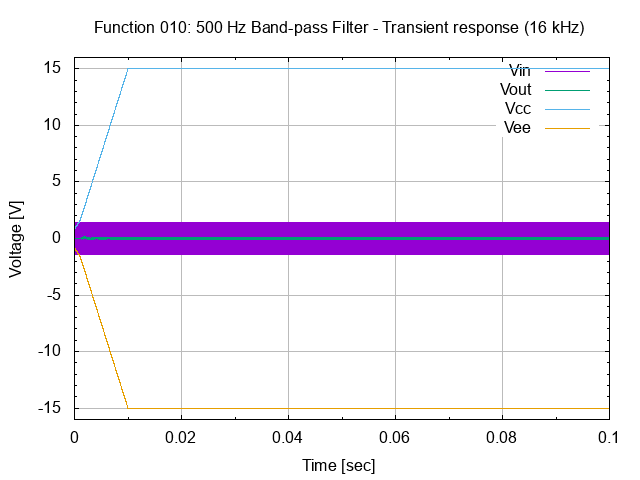

Reproduce this figure in gnuplot.
# set terminal
set term png

# set graph
set output "26.010.00.01.02.01.png"
set title "Function 010: 500 Hz Band-pass Filter - Transient response (16 kHz)"

# setup Y-axis
set yrange [-16:16]
set grid ytics lt 1 lw 1 lc rgb "#bbbbbb"
set mytics
set ylabel "Voltage [V]"

# setup X-axis
set grid xtics lt 1 lw 1 lc rgb "#bbbbbb"
set mxtics
set xrange [0:0.1]
set xlabel "Time [sec]"

# setup plot style
set style data lines
plot '26.010.00.01.02.dat' using 1:2 title "Vin", \
     '26.010.00.01.02.dat' using 1:3 title "Vout", \
     '26.010.00.01.02.dat' using 1:4 title "Vcc", \
     '26.010.00.01.02.dat' using 1:5 title "Vee"

# set output back to default
set output

# reset terminal type
set terminal pop
